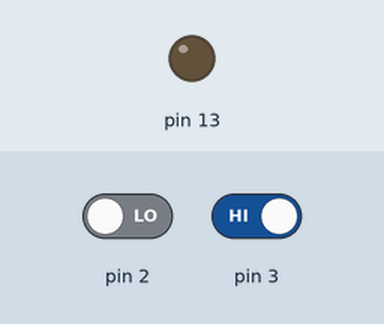
A sketch run on a simulated Arduino Uno, built with avr-gcc and run on an emulated ATmega328P. Parts: output pins drawn as LEDs (lit = HIGH). The test bench sets the inputs (shaded band); at power-on: pin 2 LOW, pin 3 HIGH.

Above: at 1.2 s.
1.3 s: pin 2 driven HIGH
At 2.5 s:
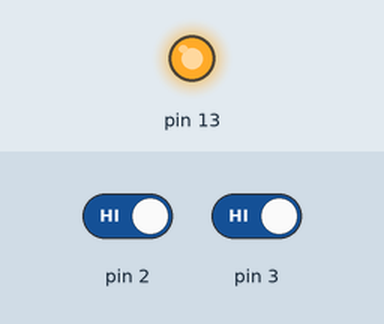
2.8 s: pin 3 driven LOW
At 3.6 s:
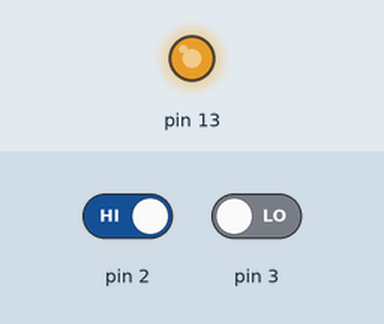
4.3 s: pin 2 driven LOW
At 4.7 s:
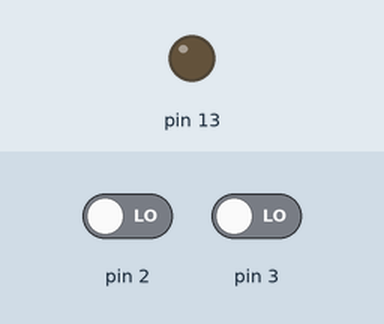
Timing chart, 0 to 7.3 s (numbered marks = the images above; inputs shaded):
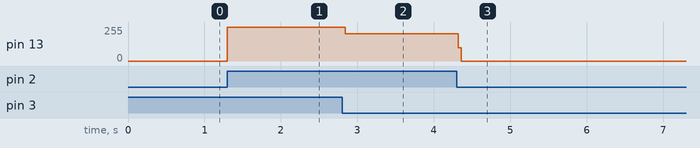

Measured:
- after the input at 1.3 s, pin 13: 0/255 → 255/255 at once
- after the input at 2.8 s, pin 13: 255/255 → 203/255 at once
- after the input at 4.3 s, pin 13: 203/255 → 0/255 at once

The sketch:

practica6.ino
```cpp
void setup() {
  // put your setup code here, to run once:
  pinMode(3, INPUT);
  pinMode(2, INPUT);
  pinMode(13, OUTPUT);

  Serial.begin(9600);
}

int up = 0;
int down = 1;

void loop() {
  // put your main code here, to run repeatedly:
  up = digitalRead(3);
  down = digitalRead(2);

  if(up == 0 ){
    digitalWrite(13, LOW);
  }

  if(down == 1){
    digitalWrite (13, HIGH);
  }

}
```
